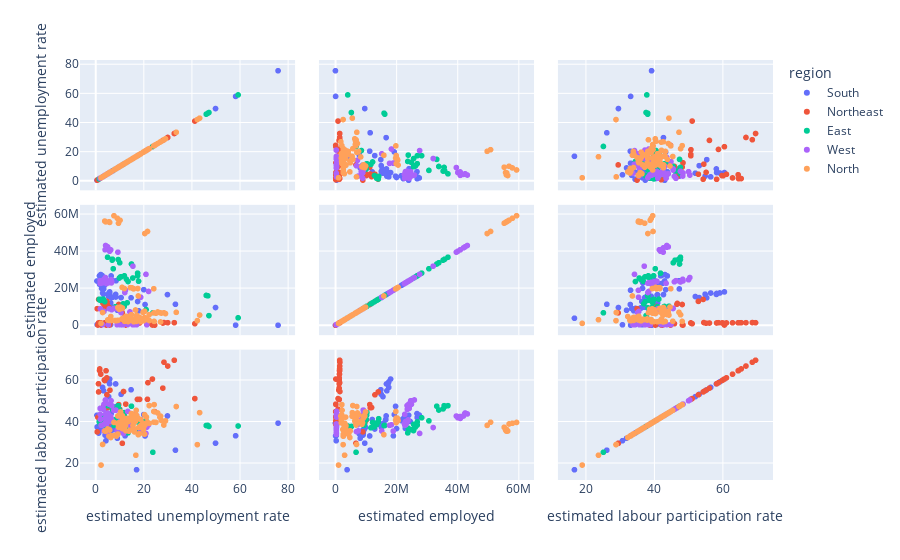

This figure's notebook cell:
### Code cell
#scatter plot
fig = px.scatter_matrix(df, dimensions=['estimated unemployment rate', "estimated employed", "estimated labour participation rate"], color = 'region')
fig.show()
